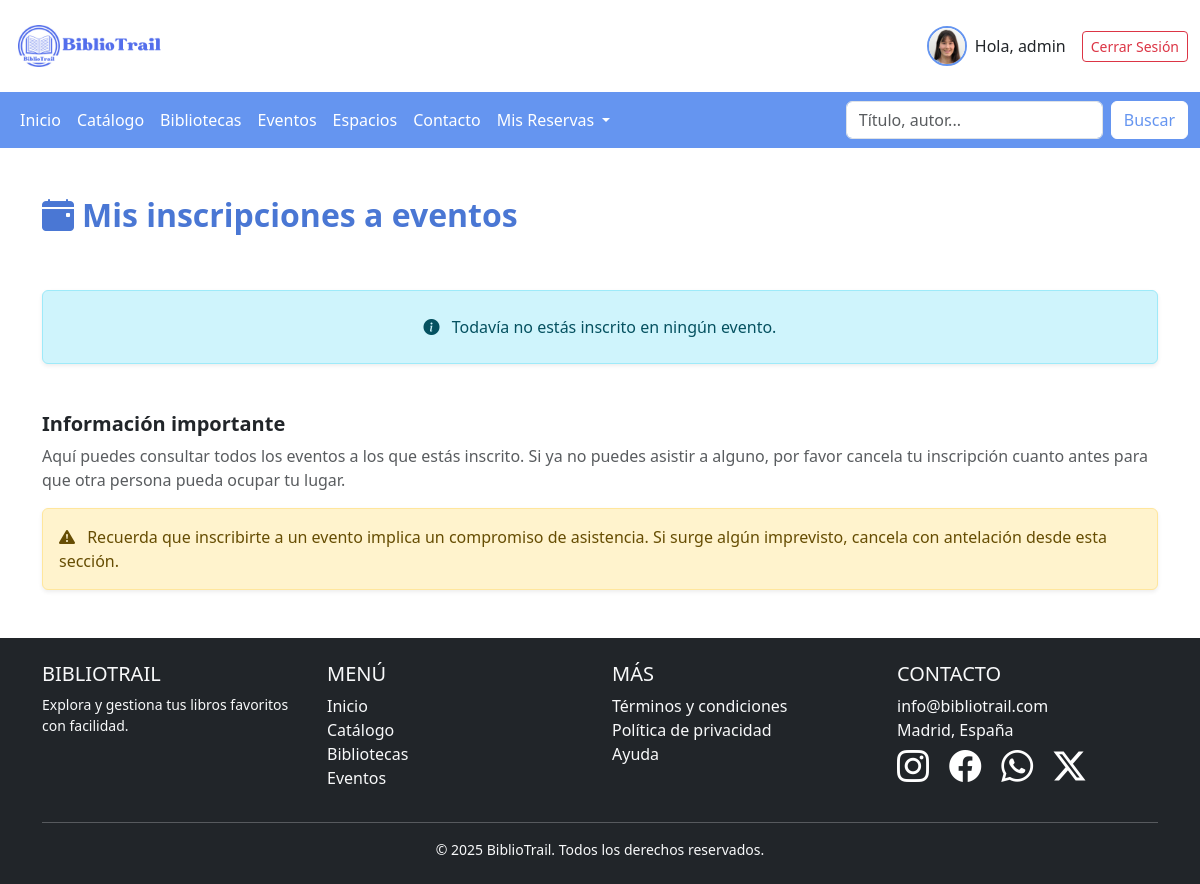
Page /reservas/mis-inscripciones/ (signed in) on the earlier database version.
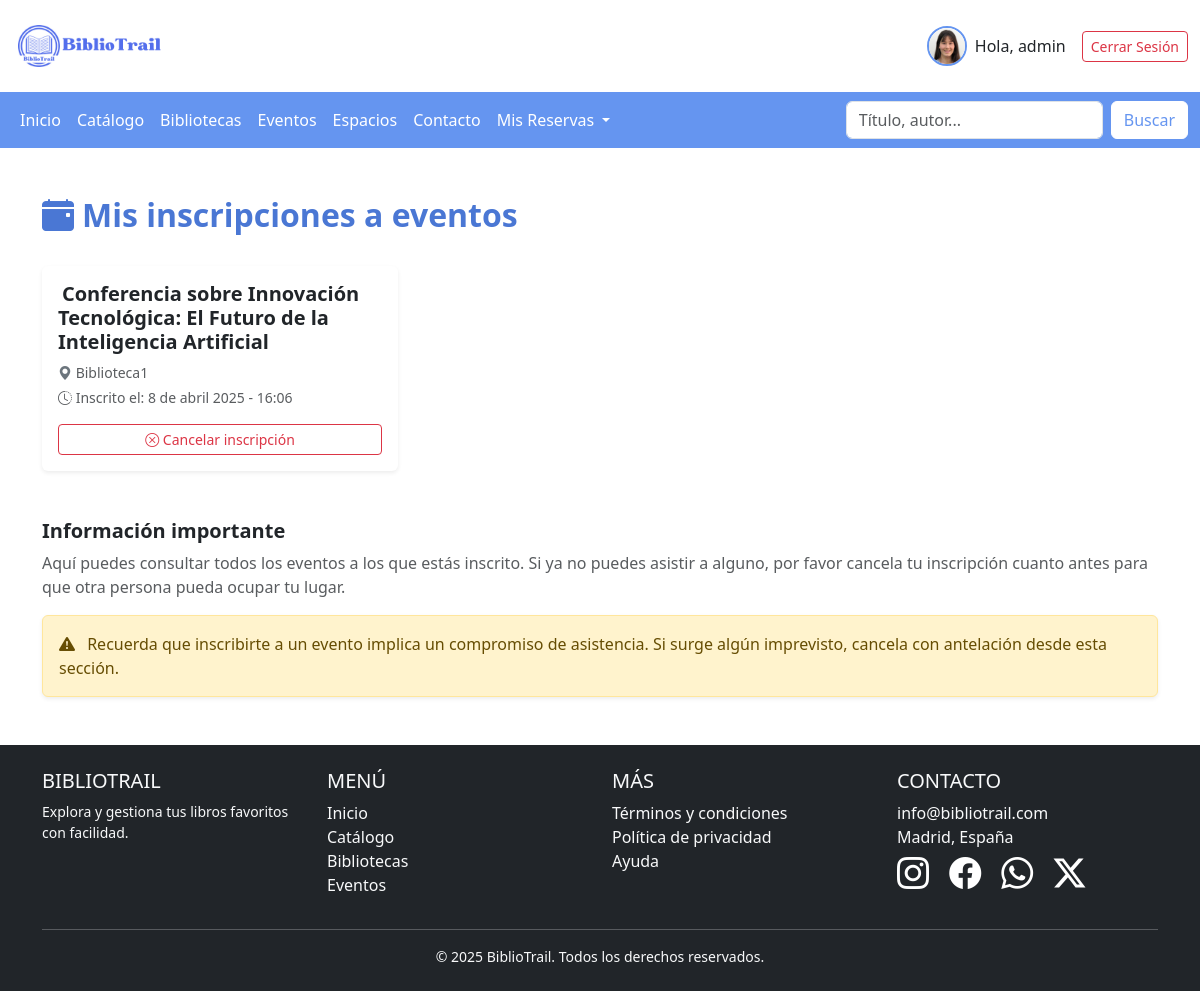
Same page on the later database version.
### eventos/models.py (models this page shows, shortened)
class InscripcionEvento(models.Model):
    usuario = models.ForeignKey(PerfilUsuario, on_delete=models.CASCADE)
    evento_id = models.PositiveIntegerField()
    titulo_evento = models.CharField(max_length=200)
    biblioteca_origen = models.CharField(max_length=100)
    fecha_inscripcion = models.DateTimeField(default=timezone.now)
    class Meta:
        unique_together = ('usuario', 'evento_id', 'biblioteca_origen')
        verbose_name = "Inscripción a evento"
        verbose_name_plural = "Inscripciones a eventos"

### reservas/views.py (the view)
# urls.py: path('mis-inscripciones/', views.mis_inscripciones, name='mis_inscripciones'),
@login_required
def mis_inscripciones(request):
    inscripciones = InscripcionEvento.objects.filter(usuario=request.user.perfil).order_by("-fecha_inscripcion")
    return render(request, "reservas/mis_inscripciones.html", {
        "inscripciones": inscripciones
    })

### reservas/templates/reservas/mis_inscripciones.html (shortened to what this page needs)
{% extends "BibliotrailApp/base.html" %}
{% load static %}
{% block content %}
<div class="container my-5">
  <div class="d-flex justify-content-between align-items-center mb-4">
    <h2 class="fw-bold" style="color: #4a77d4;">
      <i class="bi bi-calendar-event-fill me-2" style="color: #4a77d4;"></i>Mis inscripciones a eventos
    </h2>
  </div>
  {% if inscripciones %}
    <div class="row gy-4">
      {% for inscripcion in inscripciones %}
        <div class="col-12 col-md-6 col-xl-4">
          <div class="card shadow-sm h-100 border-0">
            <div class="card-body d-flex flex-column justify-content-between">
              <h5 class="card-title fw-semibold text-dark mb-2">
                {{ inscripcion.titulo_evento }}
              </h5>
              <p class="text-muted small mb-1">
                <i class="bi bi-geo-alt-fill text-secondary"></i> {{ inscripcion.biblioteca_origen|capfirst }}
              </p>
              <p class="text-muted small mb-3">
                <i class="bi bi-clock-history"></i> Inscrito el: {{ inscripcion.fecha_inscripcion|date:"j \\d\\e F Y - H:i" }}
              </p>
              <form method="post" action="{% url 'cancelar_inscripcion' inscripcion.id %}" onsubmit="return confirm('¿Seguro que deseas cancelar esta inscripción?')">
                <button type="submit" class="btn btn-outline-danger btn-sm w-100">
                  <i class="bi bi-x-circle"></i> Cancelar inscripción
                </button>
              </form>
            </div>
          </div>
        </div>
      {% endfor %}
    </div>
  {% else %}
    <div class="alert alert-info text-center mt-5 p-4 shadow-sm" role="alert">
      <i class="bi bi-info-circle-fill me-2"></i> Todavía no estás inscrito en ningún evento.
    </div>
  {% endif %}
  <div class="mt-5">
    <h5 class="fw-semibold">Información importante</h5>
    <p class="text-muted">
      Aquí puedes consultar todos los eventos a los que estás inscrito. Si ya no puedes asistir a alguno, por favor cancela tu inscripción cuanto antes para que otra persona pueda ocupar tu lugar.
    </p>
    <div class="alert alert-warning shadow-sm" role="alert">
      <i class="bi bi-exclamation-triangle-fill me-2"></i>
      Recuerda que inscribirte a un evento implica un compromiso de asistencia. Si surge algún imprevisto, cancela con antelación desde esta sección.
    </div>
  </div>
</div>
{% endblock %}

Differences in the rows shown:
added InscripcionEvento: titulo_evento "Conferencia sobre Innovación Tecnológica: El Futuro de la Inteligencia Artificial", biblioteca_origen "Biblioteca1", fecha_inscripcion "8 de abril 2025 - 16:06"
Other differences:
text no longer shown: "Todavía no estás inscrito en ningún evento."
